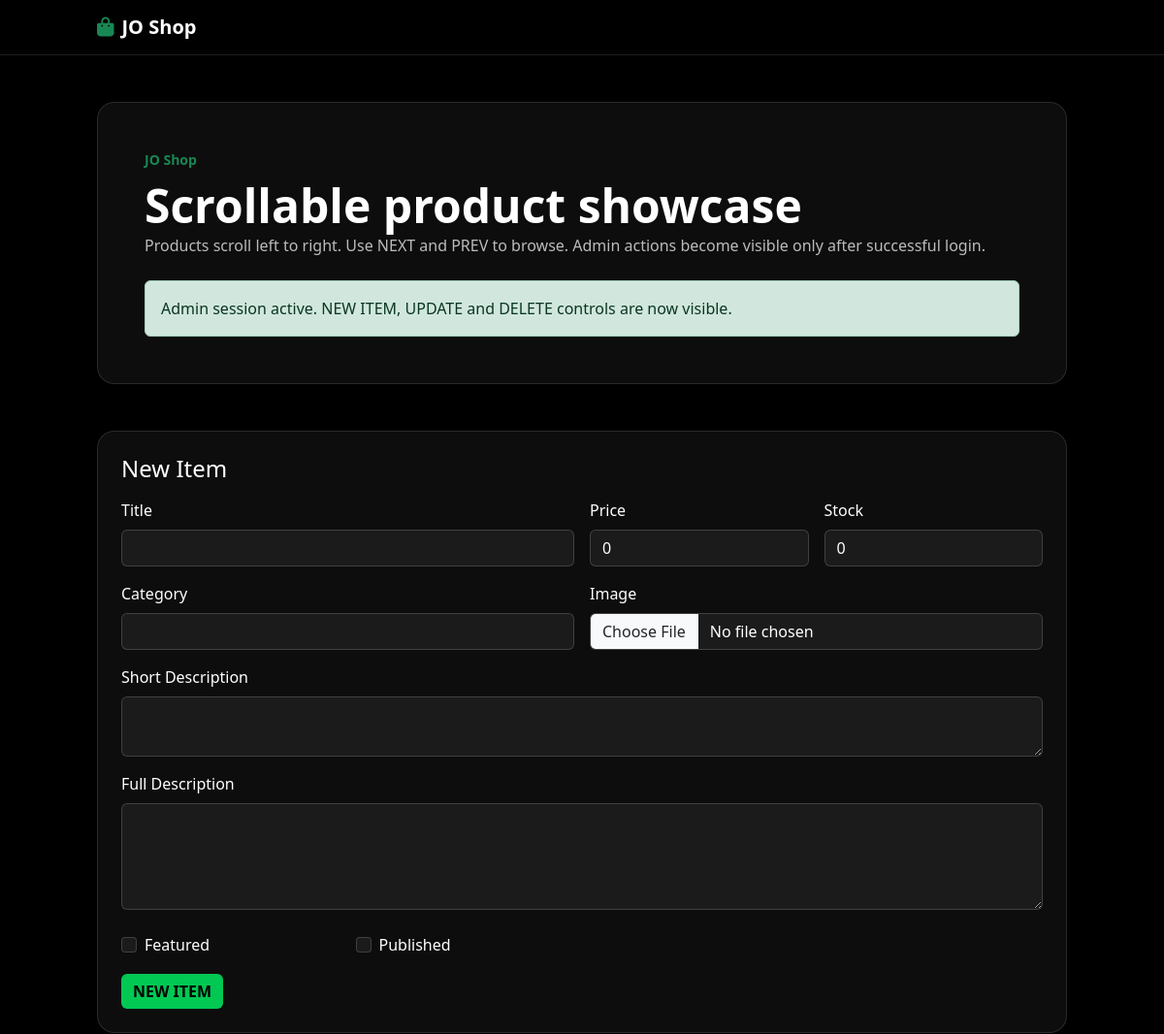
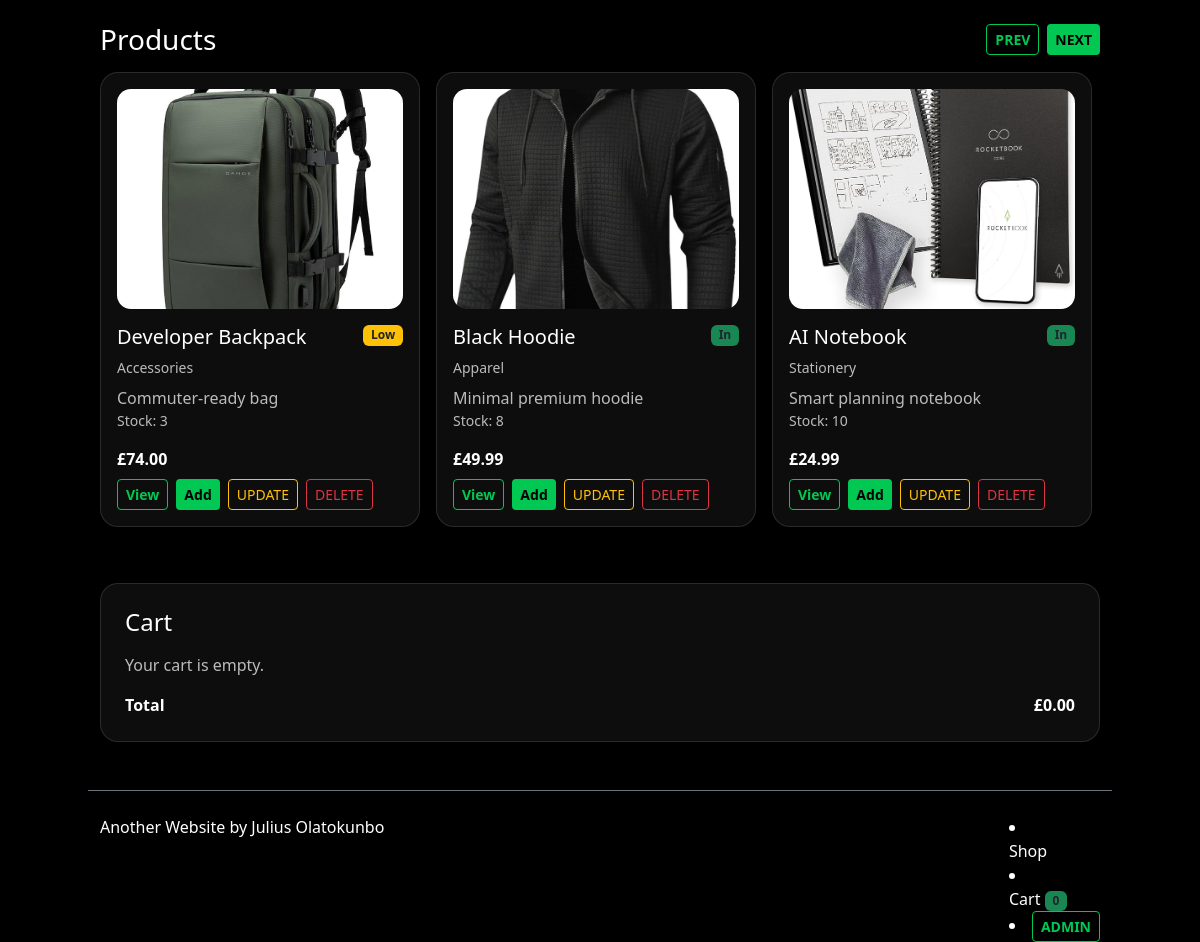
Page /index.php (signed in) on the committed database (2 pictures, top to bottom).
### tables this page shows
CREATE TABLE products (
            id INTEGER PRIMARY KEY AUTOINCREMENT,
            title TEXT NOT NULL,
            slug TEXT NOT NULL UNIQUE,
            short_description TEXT NOT NULL,
            full_description TEXT NOT NULL,
            price REAL NOT NULL,
            category TEXT NOT NULL,
            image_path TEXT NOT NULL,
            stock_quantity INTEGER NOT NULL DEFAULT 0,
            is_featured INTEGER NOT NULL DEFAULT 0,
            is_published INTEGER NOT NULL DEFAULT 1,
            created_at TEXT NOT NULL,
            updated_at TEXT NOT NULL
        );

### index.php (the view, shortened to what this page needs)
<?php
function joDb(): PDO
{
    $pdo = new PDO('sqlite:' . JO_DB);
    $pdo->setAttribute(PDO::ATTR_ERRMODE, PDO::ERRMODE_EXCEPTION);
    return $pdo;
}
function joIsAdmin(): bool
{
    return !empty($_SESSION['admin_logged_in']) && ($_SESSION['admin_email'] ?? '') === 'admin@shop.com';
}
function joAllProducts(): array
{
    $pdo = joDb();
    $stmt = $pdo->query("SELECT * FROM products WHERE is_published = 1 ORDER BY is_featured DESC, id DESC");
    return $stmt->fetchAll(PDO::FETCH_ASSOC);
}
$products = joAllProducts();
$editId = isset($_GET['edit']) ? (int)$_GET['edit'] : 0;
$editProduct = $editId ? joFindProduct($editId) : null;
?>
<!doctype html>
<html lang="en">
<head>
  <link href="https://cdn.jsdelivr.net/npm/bootstrap@5.3.3/dist/css/bootstrap.min.css" rel="stylesheet">
  <script src="https://cdn.tailwindcss.com"></script>
  <link rel="stylesheet" href="https://cdnjs.cloudflare.com/ajax/libs/font-awesome/6.5.0/css/all.min.css"/>
</head>
<body>
<nav class="navbar navbar-expand-lg jo-nav sticky-top">
  <div class="container">
    <a class="navbar-brand text-white fw-bold" href="#">
      <i class="fa-solid fa-bag-shopping me-2 text-success"></i>JO Shop
    </a>
  </div>
</nav>
<header class="container py-5">
  <div class="jo-card p-4 p-lg-5">
    <div class="small text-success fw-bold mb-2">JO Shop</div>
    <h1 class="display-5 fw-bold">Scrollable product showcase</h1>
    <p class="jo-muted mb-4">Products scroll left to right. Use NEXT and PREV to browse. Admin actions become visible only after successful login.</p>
    <?php if (joIsAdmin()): ?>
      <div class="alert alert-success mb-0">
        Admin session active. NEW ITEM, UPDATE and DELETE controls are now visible.
      </div>
    <?php endif; ?>
  </div>
</header>
<?php if (joIsAdmin()): ?>
<section class="container pb-4">
  <div class="jo-card p-4">
    <h2 class="h4 mb-3"><?= $editProduct ? 'Update Item' : 'New Item' ?></h2>
    <form method="post" enctype="multipart/form-data">
      <div class="row g-3">
        <div class="col-md-6">
          <label class="form-label">Title</label>
          <input type="text" name="title" class="form-control" required value="<?= htmlspecialchars($editProduct['title'] ?? '') ?>">
        </div>
        <div class="col-md-3">
          <label class="form-label">Price</label>
          <input type="number" step="0.01" name="price" class="form-control" required value="<?= htmlspecialchars((string)($editProduct['price'] ?? '0')) ?>">
        </div>
        <div class="col-md-3">
          <label class="form-label">Stock</label>
          <input type="number" name="stock_quantity" class="form-control" required value="<?= htmlspecialchars((string)($editProduct['stock_quantity'] ?? '0')) ?>">
        </div>
        <div class="col-md-6">
          <label class="form-label">Category</label>
          <input type="text" name="category" class="form-control" required value="<?= htmlspecialchars($editProduct['category'] ?? '') ?>">
        </div>
        <div class="col-md-6">
          <label class="form-label">Image</label>
          <input type="file" name="image" class="form-control" accept=".jpg,.jpeg,.png,.webp">
        </div>
        <div class="col-12">
          <label class="form-label">Short Description</label>
          <textarea name="short_description" class="form-control" rows="2" required><?= htmlspecialchars($editProduct['short_description'] ?? '') ?></textarea>
        </div>
        <div class="col-12">
          <label class="form-label">Full Description</label>
          <textarea name="full_description" class="form-control" rows="4" required><?= htmlspecialchars($editProduct['full_description'] ?? '') ?></textarea>
        </div>
        <div class="col-md-3">
          <div class="form-check mt-2">
            <input class="form-check-input" type="checkbox" name="is_featured" id="is_featured" <?= !empty($editProduct['is_featured']) ? 'checked' : '' ?>>
            <label class="form-check-label" for="is_featured">Featured</label>
          </div>
        </div>
        <div class="col-md-3">
          <div class="form-check mt-2">
            <input class="form-check-input" type="checkbox" name="is_published" id="is_published" <?= !isset($editProduct) || !empty($editProduct['is_published']) ? 'checked' : '' ?>>
            <label class="form-check-label" for="is_published">Published</label>
          </div>
        </div>
        <div class="col-12 d-flex gap-2">
          <button class="btn btn-jo"><?= $editProduct ? 'UPDATE ITEM' : 'NEW ITEM' ?></button>
        </div>
      </div>
    </form>
  </div>
</section>
<?php endif; ?>
<section id="shop" class="container pb-5">
  <div class="d-flex justify-content-between align-items-center flex-wrap gap-2 mb-3">
    <h2 class="h3 mb-0">Products</h2>
    <div class="d-flex gap-2">
      <button class="btn btn-outline-jo btn-sm" type="button" onclick="scrollProducts(-1)">PREV</button>
      <button class="btn btn-jo btn-sm" type="button" onclick="scrollProducts(1)">NEXT</button>
    </div>
  </div>
  <div id="productStrip" class="product-strip">
    <?php foreach ($products as $product): ?>
      <div class="jo-card p-3 product-card d-flex flex-column">
        <img src="<?= htmlspecialchars($product['image_path']) ?>" class="w-100 product-img mb-3" alt="<?= htmlspecialchars($product['title']) ?>">
        <div class="d-flex justify-content-between align-items-start mb-2">
          <h3 class="h5 mb-0"><?= htmlspecialchars($product['title']) ?></h3>
          <?php if ((int)$product['stock_quantity'] === 0): ?>
            <span class="badge bg-danger">Out</span>
          <?php elseif ((int)$product['stock_quantity'] <= 5): ?>
            <span class="badge bg-warning text-dark">Low</span>
          <?php else: ?>
            <span class="badge bg-success text-dark">In</span>
          <?php endif; ?>
        </div>
        <div class="small jo-muted mb-2"><?= htmlspecialchars($product['category']) ?></div>
        <p class="jo-muted"><?= htmlspecialchars($product['short_description']) ?></p>
        <div class="small jo-muted mb-3">Stock: <?= (int)$product['stock_quantity'] ?></div>
        <div class="mt-auto d-flex justify-content-between align-items-center flex-wrap gap-2">
          <strong>£<?= number_format((float)$product['price'], 2) ?></strong>
          <div class="d-flex gap-2 flex-wrap">
            <button class="btn btn-outline-jo btn-sm" data-bs-toggle="modal" data-bs-target="#productModal<?= (int)$product['id'] ?>">View</button>
            <button class="btn btn-jo btn-sm" onclick='addToCart(<?= json_encode($product, JSON_HEX_TAG|JSON_HEX_APOS|JSON_HEX_QUOT|JSON_HEX_AMP) ?>)'>Add</button>
            <?php if (joIsAdmin()): ?>
              <a href="index.php?edit=<?= (int)$product['id'] ?>" class="btn btn-outline-warning btn-sm">UPDATE</a>
              <form method="post" class="d-inline">
                <button class="btn btn-outline-danger btn-sm" onclick="return confirm('Delete this item?')">DELETE</button>
              </form>
            <?php endif; ?>
          </div>
        </div>
      </div>
    <?php endforeach; ?>
  </div>
</section>
<section id="cart" class="container pb-5">
  <div class="jo-card p-4">
    <h2 class="h4 mb-3">Cart</h2>
    <div id="cartItems" class="jo-muted">Your cart is empty.</div>
    <div class="d-flex justify-content-between mt-3">
      <strong>Total</strong>
      <strong id="cartTotal">£0.00</strong>
    </div>
  </div>
</section>
<footer class="container py-4 border-top border-secondary">
  <a class="jo-link" href="https://www.raiiarcomio.com" target="_self" rel="noreferrer">
    Another Website by Julius Olatokunbo
  </a>
<div style="float: right;">
      <li class="nav-item"><a class="nav-link text-white" href="#shop">Shop</a></li>
        <li class="nav-item"><a class="nav-link text-white" href="#cart">Cart <span class="badge bg-success text-dark" id="cartCount">0</span></a></li>
        <li class="nav-item"><a class="btn btn-outline-jo btn-sm" href="login.php">ADMIN</a></li>
</div>
</footer>
</body>
</html>

### index.php (style rules this page uses)
:root { --jo-bg:#000; --jo-text:#fff; --jo-green:#00c853; --jo-border:rgba(255,255,255,.12); --jo-card:rgba(255,255,255,.05); }
html { scroll-behavior:smooth; }
body { background:var(--jo-bg);color:var(--jo-text); }
.jo-nav { background:rgba(0,0,0,.82);backdrop-filter:blur(10px);border-bottom:1px solid var(--jo-border); }
.jo-card { background:var(--jo-card);border:1px solid var(--jo-border);border-radius:18px;backdrop-filter:blur(8px); }
.btn-jo { background:var(--jo-green)!important;color:#000!important;font-weight:800!important;border:none!important; }
.btn-outline-jo { border:1px solid var(--jo-green)!important;color:var(--jo-green)!important;background:transparent!important;font-weight:800!important; }
.jo-muted { color:rgba(255,255,255,.72); }
.jo-link { color:#fff;text-decoration:none; }
.product-strip { display:flex;gap:1rem;overflow-x:auto;scroll-behavior:smooth;padding-bottom:.5rem; }
.product-card { min-width:320px;max-width:320px; }
.product-img { height:220px;object-fit:cover;border-radius:14px; }
input,textarea,select { background:rgba(255,255,255,.06)!important;color:#fff!important;border:1px solid rgba(255,255,255,.16)!important; }

### rows in the picture
products: image_path (picture), title "Developer Backpack", shows "Low", category "Accessories", short_description "Commuter-ready bag", stock_quantity "3", price "74.00"
products: image_path (picture), title "Black Hoodie", shows "In", category "Apparel", short_description "Minimal premium hoodie", stock_quantity "8", price "49.99"
products: image_path (picture), title "AI Notebook", shows "In", category "Stationery", short_description "Smart planning notebook", stock_quantity "10", price "24.99"
